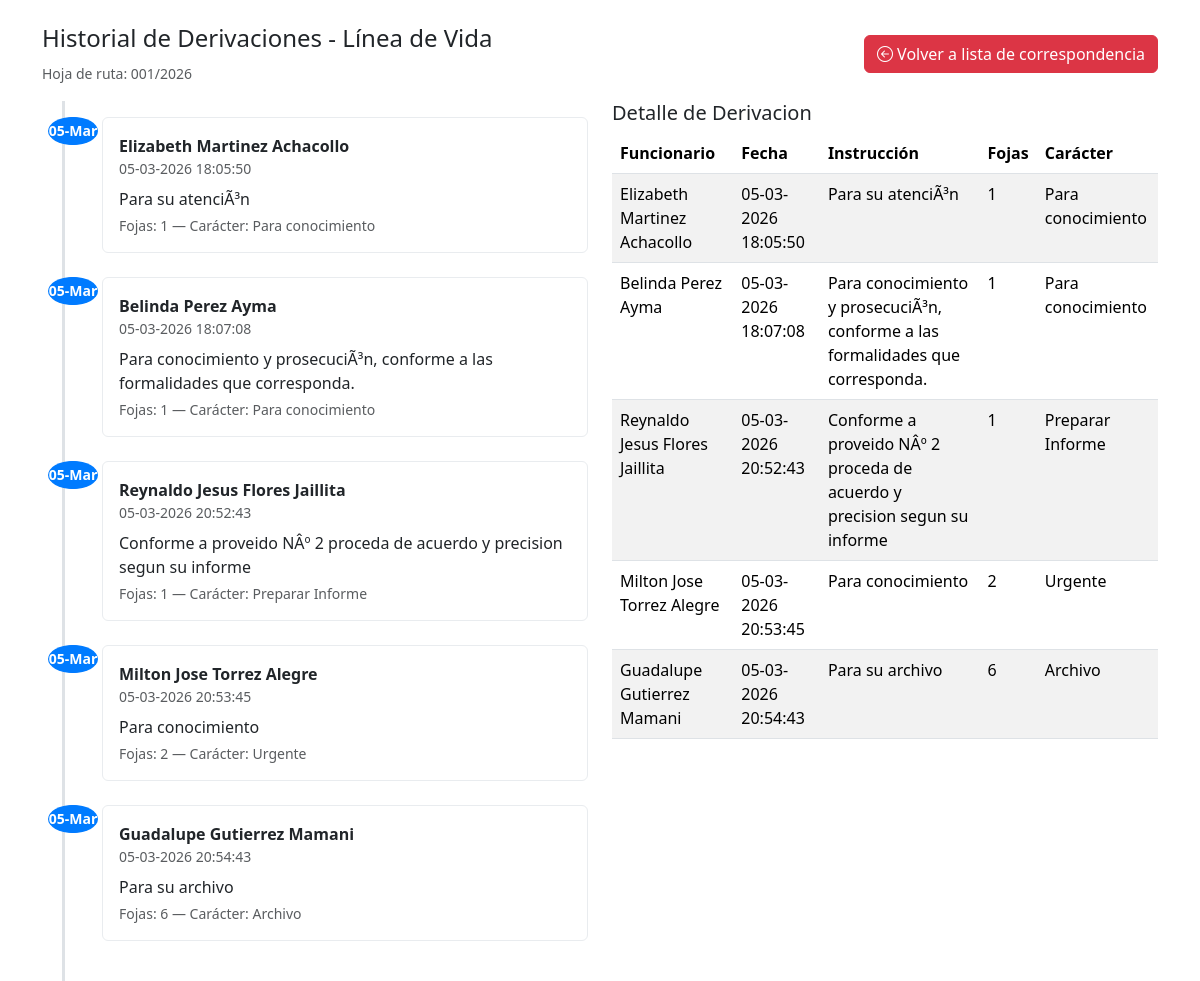
Before: /derivacion/index.php?id=1 with the older database file.
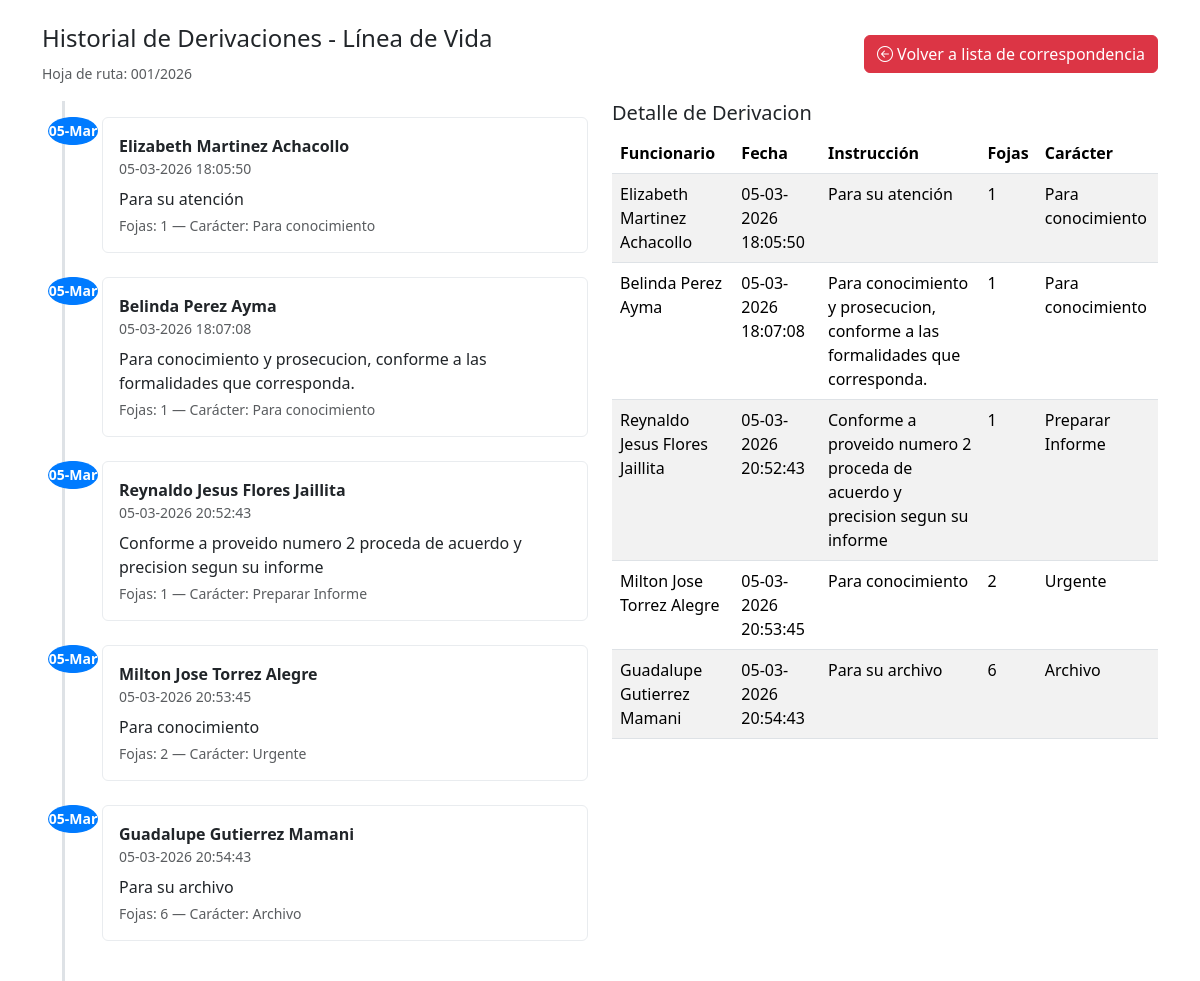
After: the same page with the newer database file.
### tables this page shows
CREATE TABLE `correspondencia` (
  `id` int(11) NOT NULL,
  `hojaruta` varchar(255) NOT NULL,
  `remitente_id` int(11) DEFAULT NULL,
  `remitente_externo` varchar(255) DEFAULT NULL,
  `idfuncionario_enturno` int(11) DEFAULT NULL,
  `tipo_remitente` enum('interno','externo') NOT NULL DEFAULT 'externo',
  `remitente` varchar(255) NOT NULL,
  `referencia` text NOT NULL,
  `fojas` varchar(255) NOT NULL,
  `fecha` timestamp NOT NULL DEFAULT current_timestamp(),
  `estado` varchar(255) NOT NULL,
  `actualizado_en` timestamp NULL DEFAULT NULL,
  `eliminado_en` timestamp NULL DEFAULT NULL
);

CREATE TABLE `derivacion` (
  `id` int(11) NOT NULL,
  `id_correspondencia` int(11) NOT NULL,
  `id_funcionario` int(11) NOT NULL,
  `fecha_derivacion` timestamp NOT NULL DEFAULT current_timestamp(),
  `instruccion_adicional` text DEFAULT NULL,
  `fojas` varchar(255) NOT NULL,
  `caracter` varchar(25) NOT NULL
);

CREATE TABLE `funcionario` (
  `id` int(11) NOT NULL,
  `ci` int(11) NOT NULL,
  `nombre` varchar(100) NOT NULL,
  `paterno` varchar(60) NOT NULL,
  `materno` varchar(60) NOT NULL,
  `usuario` varchar(50) NOT NULL,
  `password` varchar(255) NOT NULL,
  `rol` varchar(25) DEFAULT NULL,
  `id_puesto` int(11) NOT NULL,
  `estado` varchar(12) NOT NULL,
  `creado_en` timestamp NOT NULL DEFAULT current_timestamp(),
  `actualizado_en` timestamp NOT NULL DEFAULT current_timestamp(),
  `eliminado_en` timestamp NOT NULL DEFAULT current_timestamp()
);

### derivacion/index.php (the view, shortened to what this page needs)
<?php
require '../db.php';
$id = $_POST['id'] ?? $_GET['id'] ?? null;
$stmt = $pdo->prepare("SELECT id, hojaruta, remitente, referencia, fojas, fecha, estado FROM correspondencia WHERE id = :id");
$stmt->execute([':id' => $id]);
$cor = $stmt->fetch(PDO::FETCH_ASSOC);
$sql = "SELECT d.*, f.nombre, f.paterno, f.materno
        FROM derivacion d
        LEFT JOIN funcionario f ON f.id = d.id_funcionario
        WHERE d.id_correspondencia = :id
        ORDER BY d.fecha_derivacion ASC";
$stmt2 = $pdo->prepare($sql);
$stmt2->execute([':id' => $id]);
$derivaciones = $stmt2->fetchAll(PDO::FETCH_ASSOC);
?>
<!doctype html>
<html lang="es">
<head>
    <link href="https://cdn.jsdelivr.net/npm/bootstrap@5.3.2/dist/css/bootstrap.min.css" rel="stylesheet">
    <link rel="stylesheet" href="https://cdn.jsdelivr.net/npm/bootstrap-icons@1.10.5/font/bootstrap-icons.css">
</head>
<body>
<div class="container mt-4">
    <div class="d-flex justify-content-between align-items-center mb-3">
        <div>
            <h4>Historial de Derivaciones - Línea de Vida</h4>
            <small class="text-muted">Hoja de ruta: <?php echo htmlspecialchars($cor['hojaruta']); ?></small>
        </div>
        <div>
            <a href="../correspondencia/index.php" class="btn btn-danger">
                <i class="bi bi-arrow-left-circle"></i> Volver a lista de correspondencia
            </a>
        </div>
    </div>
    <div class="row">
        <div class="col-lg-6">
            <div class="timeline">
                <?php if (empty($derivaciones)): ?>
                    <div class="alert alert-info">No hay derivaciones registradas para esta correspondencia.</div>
                <?php else: ?>
                    <?php foreach ($derivaciones as $d): ?>
                        <div class="timeline-item">
                            <div class="time-marker">
                                <div class="circle"><?php echo date('d-M', strtotime($d['fecha_derivacion'])); ?></div>
                            </div>
                            <div class="card p-2">
                                <div class="card-body p-2">
                                    <strong><?php echo htmlspecialchars(trim(($d['nombre'] ?? '') . ' ' . ($d['paterno'] ?? '') . ' ' . ($d['materno'] ?? ''))); ?></strong>
                                    <div class="text-muted small"><?php echo date('d-m-Y H:i:s', strtotime($d['fecha_derivacion'])); ?></div>
                                    <p class="mb-0 mt-2"><?php echo nl2br(htmlspecialchars($d['instruccion_adicional'] ?? '')); ?></p>
                                    <div class="small text-muted mt-1">Fojas: <?php echo htmlspecialchars($d['fojas']); ?> — Carácter: <?php echo htmlspecialchars($d['caracter']); ?></div>
                                </div>
                            </div>
                        </div>
                    <?php endforeach; ?>
                <?php endif; ?>
            </div>
        </div>
        <div class="col-lg-6">
            <h5>Detalle de Derivacion</h5>
            <table class="table table-striped">
                <thead>
                <tr>
                    <th>Funcionario</th>
                    <th>Fecha</th>
                    <th>Instrucción</th>
                    <th>Fojas</th>
                    <th>Carácter</th>
                </tr>
                </thead>
                <tbody>
                <?php if (!empty($derivaciones)): ?>
                    <?php foreach ($derivaciones as $d): ?>
                        <tr>
                            <td><?php echo htmlspecialchars(trim(($d['nombre'] ?? '') . ' ' . ($d['paterno'] ?? '') . ' ' . ($d['materno'] ?? ''))); ?></td>
                            <td><?php echo date('d-m-Y H:i:s', strtotime($d['fecha_derivacion'])); ?></td>
                            <td><?php echo nl2br(htmlspecialchars($d['instruccion_adicional'] ?? '')); ?></td>
                            <td><?php echo htmlspecialchars($d['fojas']); ?></td>
                            <td><?php echo htmlspecialchars($d['caracter']); ?></td>
                        </tr>
                    <?php endforeach; ?>
                <?php else: ?>
                    <tr><td colspan="5">Sin registros</td></tr>
                <?php endif; ?>
                </tbody>
            </table>
        </div>
    </div>
</div>
</body>
</html>

### derivacion/index.php (style rules this page uses)
.timeline { position: relative; padding: 1rem 0; }
.timeline::before { content: ''; position: absolute; left: 20px; top: 0; bottom: 0; width: 3px; background: #dee2e6; }
.timeline-item { position: relative; margin-left: 60px; margin-bottom: 1.5rem; }
.timeline-item .time-marker { position: absolute; left: -43px; width: 28px; height: 28px; border-radius: 50%; background: #0d6efd; color: #fff; display: flex; align-items: center; justify-content: center; font-size: 14px; }
.timeline-item .card { box-shadow: none; border: 1px solid #e9ecef; }
.time-marker { display: flex; flex-direction: column; align-items: center; gap: 4px; }
.circle { width: 50px; height: 60px; border-radius: 50%; background-color: #007bff; color: #fff; display: flex; align-items: center; justify-content: center; font-weight: bold; }

Changed rows visible on the page:
changed derivacion "Elizabeth Martinez Achacollo": instruccion_adicional "Para su atenciÃ³n" → "Para su atención"
changed derivacion "Belinda Perez Ayma": instruccion_adicional "Para conocimiento y prosecuciÃ³n, conforme a las formalidades que corresponda." → "Para conocimiento y prosecucion, conforme a las formalidades que corresponda."
changed derivacion "Preparar Informe": instruccion_adicional "Conforme a proveido NÂº 2 proceda de acuerdo y precision segun su informe" → "Conforme a proveido numero 2 proceda de acuerdo y precision segun su informe"
